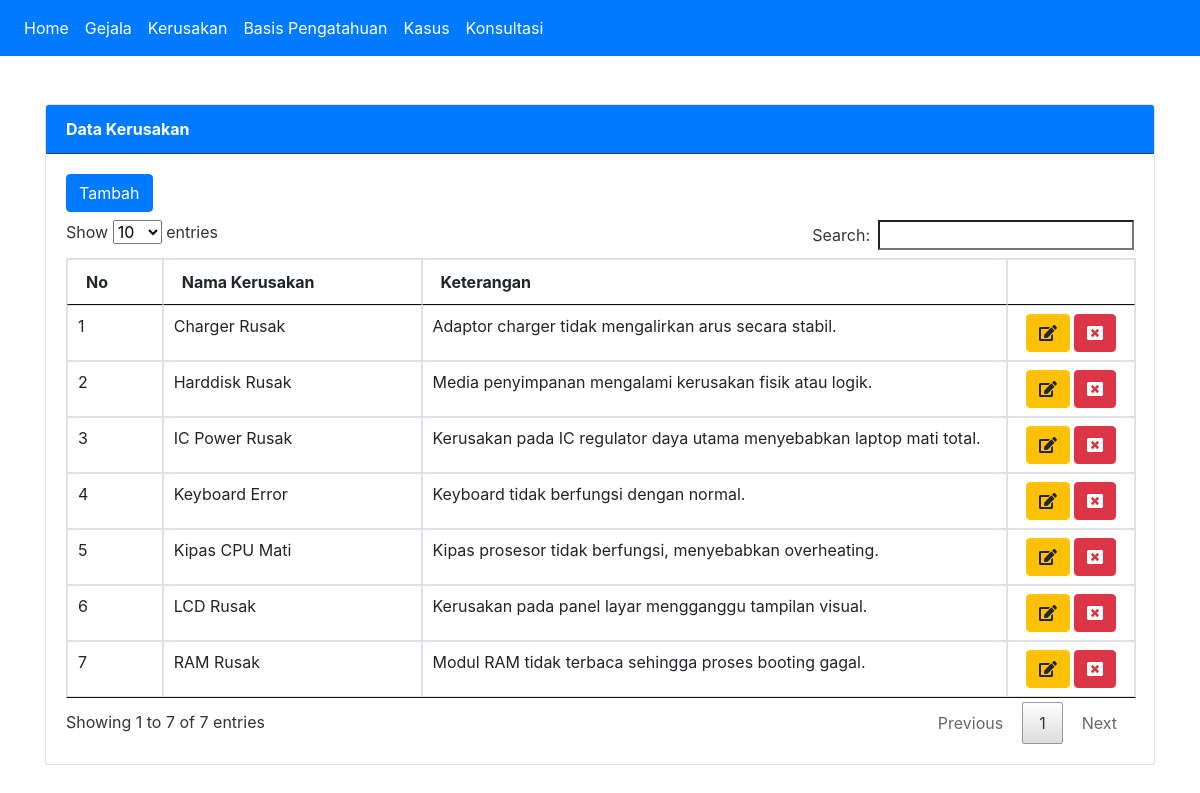
The page /?page=kerusakan on the database its author committed.
### tables this page shows
CREATE TABLE `kerusakan`  (
  `idkerusakan` int NOT NULL AUTO_INCREMENT,
  `nmkerusakan` varchar(100) NULL DEFAULT NULL,
  `keterangan` text NULL,
  PRIMARY KEY (`idkerusakan`) USING BTREE
);

### tampil_kerusakan.php (the view, shortened to what this page needs)
<div class="card">
  <div class="card-header bg-primary text-white border-dark"><strong>Data Kerusakan</strong></div>
  <div class="card-body">
<a class="btn btn-primary mb-2" href="?page=kerusakan&action=tambah">Tambah</a>
<table class="table table-bordered" id="myTable">
    <thead>
      <tr>
        <th width="50px">No</th>
        <th width="200px">Nama Kerusakan</th>
        <th width="500px">Keterangan</th>
        <th width="80px"></th>
      </tr>
    </thead>
    <tbody>
<?php
     $no=1;
     $sql = "SELECT * FROM kerusakan ORDER BY nmkerusakan ASC";
     $result = $conn->query($sql);
     while($row = $result->fetch_assoc()) {
?>
     <tr>
        <td><?php echo $no++; ?></td>
        <td><?php echo $row['nmkerusakan']; ?></td>
        <td><?php echo $row['keterangan']; ?></td>
        <td align="center">
            <a class="btn btn-warning" href="?page=kerusakan&action=update&id=<?php echo $row['idkerusakan']; ?>">
            <i class="fas fa-edit"></i>
            </a>
            <a onclick="return confirm('Yakin menghapus data ini ?')" class="btn btn-danger" href="?page=kerusakan&action=hapus&id=<?php echo $row['idkerusakan']; ?>">
            <i class="fas fa-window-close"></i>
            </a>
        </td>
        </tr>
 <?php
     }
 ?>
   </tbody>
</table>
</div>
</div>

### index.php (shortened to what this page needs)
<?php
include "config.php";
?>
<!DOCTYPE html>
<html lang="en">
<head>
<link rel="stylesheet" href="assets/css/bootstrap.min.css">
<link rel="stylesheet" href="assets/css/datatables.min.css">
<link rel="stylesheet" href="assets/css/all.css">
<link rel="stylesheet" href="assets/css/bootstrap-chosen.css">
</head>
<body>
<nav class="navbar navbar-expand-sm bg-primary navbar-dark">
  <ul class="navbar-nav">
    <li class="nav-item active">
      <a class="nav-link" href="index.php">Home</a>
    </li>
    <li class="nav-item active">
      <a class="nav-link" href="?page=gejala">Gejala</a>
    </li>
    <li class="nav-item active">
      <a class="nav-link" href="?page=kerusakan">Kerusakan</a>
    </li>
    <li class="nav-item active">
      <a class="nav-link" href="?page=pengetahuan">Basis Pengatahuan</a>
    </li>
    <li class="nav-item active">
      <a class="nav-link" href="?page=kasus">Kasus</a>
    </li>
    <li class="nav-item active">
      <a class="nav-link" href="?page=konsultasi">Konsultasi</a>
    </li>
  </ul>
</nav>
    <?php
      $page = isset($_GET['page']) ? $_GET['page'] : "";
      $action = isset($_GET['action']) ? $_GET['action'] : "";
      if ($page==""){
          include "welcome.php";
      }else{
    ?>
<div class="container mt-5 mb-5">
    <?php
        if ($page=="gejala"){
          if ($action==""){
              include "tampil_gejala.php";
          }elseif ($action=="tambah"){
              include "tambah_gejala.php";
          }elseif ($action=="update"){
              include "update_gejala.php";
          }else{
              include "hapus_gejala.php";
          }
        }elseif ($page=="kerusakan"){
          if ($action==""){
              include "tampil_kerusakan.php";
          }elseif ($action=="tambah"){
              include "tambah_kerusakan.php";
          }elseif ($action=="update"){
              include "update_kerusakan.php";
          }else{
              include "hapus_kerusakan.php";
          }
        }else{
          if ($action==""){
            include "tampil_konsultasi.php";
          }else{
              include "hasil_konsultasi.php";
          }
        }
      }
      ?>
  </div>
</body>
</html>

### assets/css/all.css (style rules this page uses)
.fa-edit:before { content:"\f044" }
.fa-window-close:before { content:"\f410" }

### rows shown on the page
kerusakan: nmkerusakan "Charger Rusak", keterangan "Adaptor charger tidak mengalirkan arus secara stabil."
kerusakan: nmkerusakan "Harddisk Rusak", keterangan "Media penyimpanan mengalami kerusakan fisik atau logik."
kerusakan: nmkerusakan "IC Power Rusak", keterangan "Kerusakan pada IC regulator daya utama menyebabkan laptop mati total."
kerusakan: nmkerusakan "Keyboard Error", keterangan "Keyboard tidak berfungsi dengan normal."
kerusakan: nmkerusakan "Kipas CPU Mati", keterangan "Kipas prosesor tidak berfungsi, menyebabkan overheating."
kerusakan: nmkerusakan "LCD Rusak", keterangan "Kerusakan pada panel layar mengganggu tampilan visual."
kerusakan: nmkerusakan "RAM Rusak", keterangan "Modul RAM tidak terbaca sehingga proses booting gagal."
